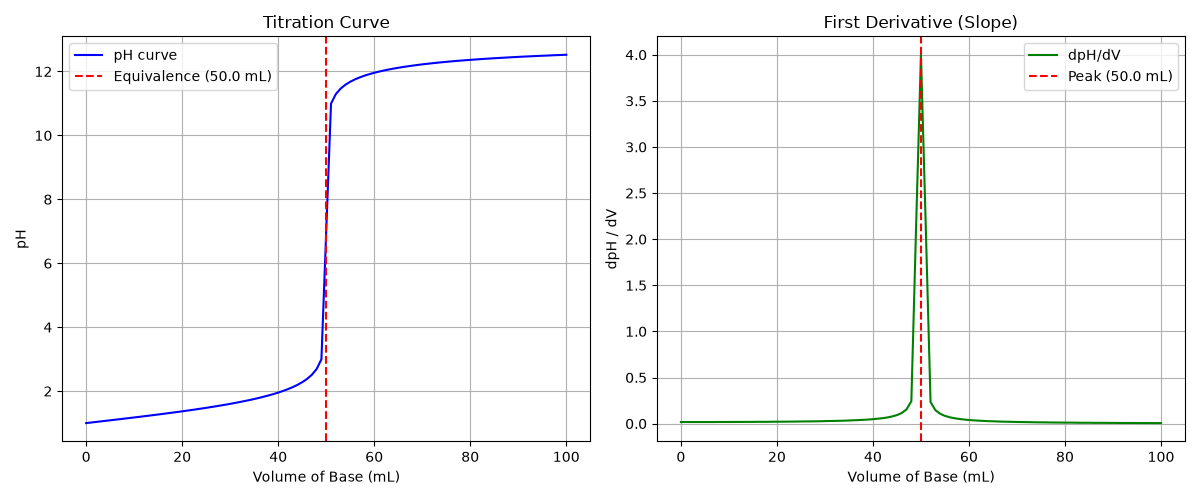

Generate this figure with Python:
"""
PW2 Lab B Part 5 (bonus) -- find a titration's equivalence point.

titration.csv holds a titration curve: pH versus the volume of base added.
The equivalence point is the volume where the pH changes fastest (the steep
jump). Numerically, that is where the SLOPE of the pH curve is largest.
Run:  python titration.py
"""
import numpy as np
import matplotlib.pyplot as plt

# TODO 1: read titration.csv (columns volume_base, pH) into arrays V, pH.
data = np.loadtxt('titration.csv', delimiter=',', skiprows=1)
V = data[:, 0]
pH = data[:, 1]

# TODO 2: compute the slope of the pH curve with np.gradient(pH, V), and find
#         the volume where that slope is largest (np.argmax). That is the
#         equivalence point. Print it.

slope = np.gradient(pH, V)
max = np.argmax(slope)
v = V[max]

print(f"Equivalence point volume: {v:.2f} mL")

# TODO 3: make two plots side by side: (left) pH vs volume with a line at the
#         equivalence point; (right) the slope vs volume, showing it peaks
#         at the equivalence point. Save as titration.png.

fig, (ax1, ax2) = plt.subplots(1, 2, figsize=(12, 5))


ax1.plot(V, pH, 'b-', label='pH curve')
ax1.axvline(x=v, color='r', linestyle='--', label=f'Equivalence ({v:.1f} mL)')
ax1.set_xlabel('Volume of Base (mL)')
ax1.set_ylabel('pH')
ax1.set_title('Titration Curve')
ax1.legend()
ax1.grid(True)


ax2.plot(V, slope, 'g-', label='dpH/dV')
ax2.axvline(x=v, color='r', linestyle='--', label=f'Peak ({v:.1f} mL)')
ax2.set_xlabel('Volume of Base (mL)')
ax2.set_ylabel('dpH / dV')
ax2.set_title('First Derivative (Slope)')
ax2.legend()
ax2.grid(True)

plt.tight_layout()
plt.savefig('titration.png')
plt.close()
